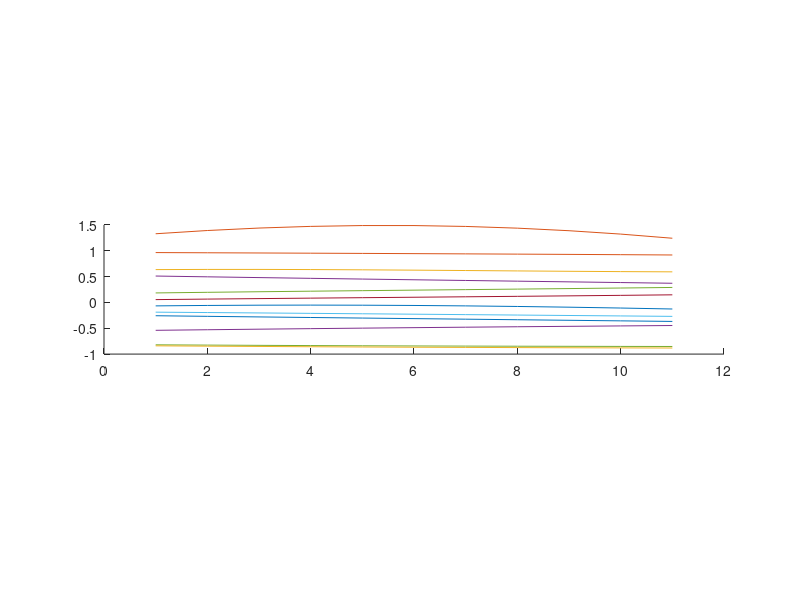

This figure's MATLAB source:
clc;

qs = [-38.0156   3.1953  53.2915  179.909 -33.4676 -145.211];
qe = [-37.1506   5.4104  50.8591        0  33.6848 -77.0846];


solutions = [  -37.5745    156.481   144.382   -0.0489949    149.091   -21.2195
               -37.5745    156.481   144.382    179.951     -149.091   158.78
                -37.5745   4.31137   52.0798   -0.0455218    33.5634   -21.1395
                -37.5745   4.31137   52.0798   179.954      -33.5634   158.86
                142.425   -24.5721   170.847   179.97        56.2295   -21.1606
                142.425   -24.5721   170.847   -0.0302755   -56.2295   158.839
                142.425   -142.639   25.6149   179.945      152.931    -21.2267
                142.425   -142.639   25.6149   -0.055304    -152.931   158.773 ];


vecnorm( solutions-qs,2,2 )
vecnorm( solutions-qe,2,2 )


path = [-0.0669538    1.32902   0.635234 -0.539933 -0.820305 -0.188604 0.0543931 -0.257609  0.964717 -0.839948  0.510624  0.183711
-0.0585485    1.39165   0.638667 -0.528754 -0.825837 -0.195991 0.0644186  -0.26929  0.960902 -0.846327  0.495456  0.195587
-0.053569   1.43941  0.638736 -0.517976 -0.830797  -0.20366 0.0738614 -0.280639  0.956967  -0.8522 0.480644 0.206728
-0.052008   1.47161  0.636008 -0.507648 -0.835188 -0.211553 0.0828777 -0.291744  0.952899 -0.857569  0.466205  0.217322
-0.0538132    1.48775   0.631092 -0.497794 -0.839028  -0.21962 0.0916268 -0.302684  0.948677 -0.862442  0.452122  0.227551
-0.0588889    1.48749   0.624626 -0.488413 -0.842348  -0.22782  0.100268 -0.313524  0.944272 -0.866833  0.438352  0.237589
-0.0670983     1.4707   0.617267 -0.479483 -0.845189 -0.236118 0.108957 -0.32432 0.939652 -0.870761   0.42482  0.247595
-0.0782657    1.43743   0.609673 -0.470958 -0.847599 -0.244489  0.117845 -0.335114  0.934779 -0.874249   0.41143   0.25771
-0.09218  1.38793  0.60249 -0.462769 -0.849634 -0.252917  0.127072 -0.345937  0.929613 -0.877324  0.398058  0.268054
-0.108598   1.32264  0.596341 -0.454829 -0.851353 -0.261397  0.136767 -0.356805  0.924113 -0.880014  0.384563  0.278722
-0.127249   1.24218  0.591808  -0.44703 -0.852819 -0.269932  0.147047 -0.367717  0.918238 -0.88235 0.370787 0.289785

];

figure(1); hold on; daspect([1,1,1])
plot( path )


c1 = [-38.0349,  3.19692,  53.3185,      180, -33.41846, -145.285] * (3.14/180);
c2 = [-37.1694,  5.41314,  50.8849,        0,  33.7019, -77.1237] * (3.14/180);

dt = (c2-c1)/100;
cfgs = [];
for i=0:100
    cfgs(end+1,:) = c1 + i*dt;
end


function plot(points)
    scatter3( points(1,1),points(1,2),points(1,3),'m','filled' )
    scatter3( points(end,1),points(end,2),points(end,3),'m','filled' )
    scatter3( points(:,1),points(:,2),points(:,3),'k' )
    quiver3( points(:,1),points(:,2),points(:,3),...
             points(:,4),points(:,5),points(:,6),   'r' )
    quiver3( points(:,1),points(:,2),points(:,3),...
             points(:,7),points(:,8),points(:,9),   'g' )
    quiver3( points(:,1),points(:,2),points(:,3),...
             points(:,10),points(:,11),points(:,12),   'b' )
end




% q1:   -37.5745    4.31137    52.0798 -0.0455218    33.5634   -21.1395
% q2:   -37.5745    4.31137    52.0798 -0.0455218    33.5634   -21.1395
